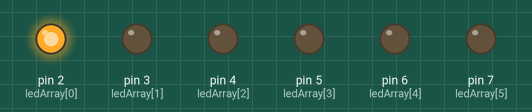
This sketch was run on a simulated Arduino Uno, built with avr-gcc and run on an emulated ATmega328P. Parts: output pins drawn as LEDs (lit = HIGH).

Above: at 0.05 s.
At 0.65 s:
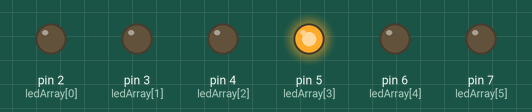
At 1.15 s:
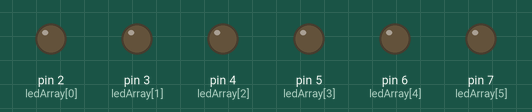
At 2.25 s:
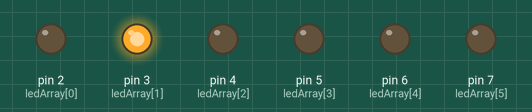
At 3.25 s:
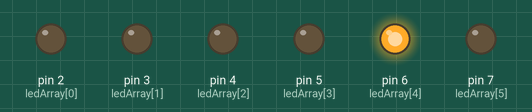
At 4.45 s:
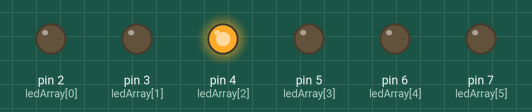
Timing chart, 0 to 4.8 s (numbered marks = the images above):
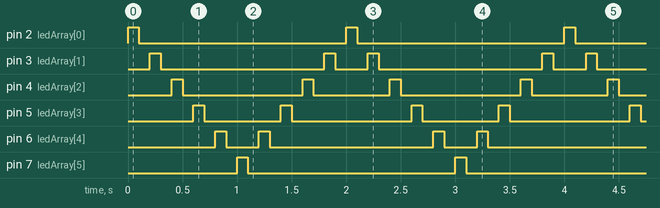

Measured:
- by itself, pin 2 (ledArray[0]), pin 7 (ledArray[5]): alternates HIGH for 0.10 s and LOW for 1.9 s
- by itself, pin 3 (ledArray[1]): repeats every 2.0 s: LOW 1.5 s, HIGH 0.10 s, LOW 0.30 s, HIGH 0.10 s
- by itself, pin 4 (ledArray[2]): repeats every 2.0 s: LOW 1.1 s, HIGH 0.10 s, LOW 0.70 s, HIGH 0.10 s
- by itself, pin 5 (ledArray[3]): repeats every 2.0 s: LOW 0.70 s, HIGH 0.10 s, LOW 1.1 s, HIGH 0.10 s
- by itself, pin 6 (ledArray[4]): repeats every 2.0 s: LOW 0.30 s, HIGH 0.10 s, LOW 1.5 s, HIGH 0.10 s

The sketch:

problemstilling-1-ferdig.ino
```cpp
/* Programmet tenner og slukker lysdiodene en etter en i
   løpelys-mønster. Det vil si at det ser ut som lyset
   løper opp rekken av lysdioder.

   Kodeløsningen er av typen "brute force", hvor vi har en
   egen kodeblokk for tenning og slukking av hver eneste
   lysdiode. Kan det gjøres mer elegant og kompakt?
*/
//-----------------------------------------------------------
/*
    Problemstilling 1.

    Mer kompakt kode ved bruk av for-løkker og datastrukturen array
    Så ikke noen grunn til å bruke for-loop til av-og-på av LED-lysene
    siden loop() kjører alltid i en løkke.

    Lenke til sketch:
    https://www.tinkercad.com/things/lvqmsAtND8K-copy-of-lopelys-brute-force/editel
*/
// hvor lenge led-lys er på og av
const int timer = 100;

// setter opp led-verdiene i en array
const byte ledArray[] = {2,3,4,5,6,7};
bool forward = true;
byte i = 0;


/*
	oppsett av arduinoen som kjører en gang før loop()
*/
void setup(){
  for (byte i = 0; i < sizeof(ledArray); i++) {
  	pinMode(ledArray[i], OUTPUT);
  }
  Serial.begin(9600);
} //End void setup

/*
    hovedprogrammet som kjører
*/
void loop() {

  //Tenner og slukker LED på pinne 2-7
  digitalWrite(ledArray[i], HIGH);
  delay(timer);
  digitalWrite(ledArray[i], LOW);
  delay(timer);

  if (forward) {
    i++;
    if (i == sizeof(ledArray) - 1) {
      forward = false;
    }
  } else {
  	i--;
    if (i == 0) {
    	forward = true;
    }
  }
} //End void loop
```
